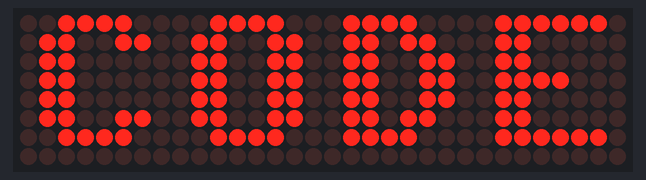
Simulated run of this program. Board: Raspberry Pi Pico running MicroPython. On the bench: 32×8 LED matrix. Library files of the repository ran but are not shown: max7219.py. At 0.0 s the program stops and its outputs stay as they are.

Above: at 0.1 s.

The program:

main.py
```python
from machine import Pin, SPI
from max7219 import Matrix8x8


spi = SPI(0, baudrate=10000000, polarity=1, phase=0, sck=Pin(2), mosi=Pin(3))
ss = Pin(5, Pin.OUT)

display = Matrix8x8(spi, ss, 4)  #number of ledMatrix

# change brightness 1-15
display.brightness(1)

# clear display
display.zero()
display.show()

# show text using FrameBuffer's font
display.text("CODE")
display.show()
```
